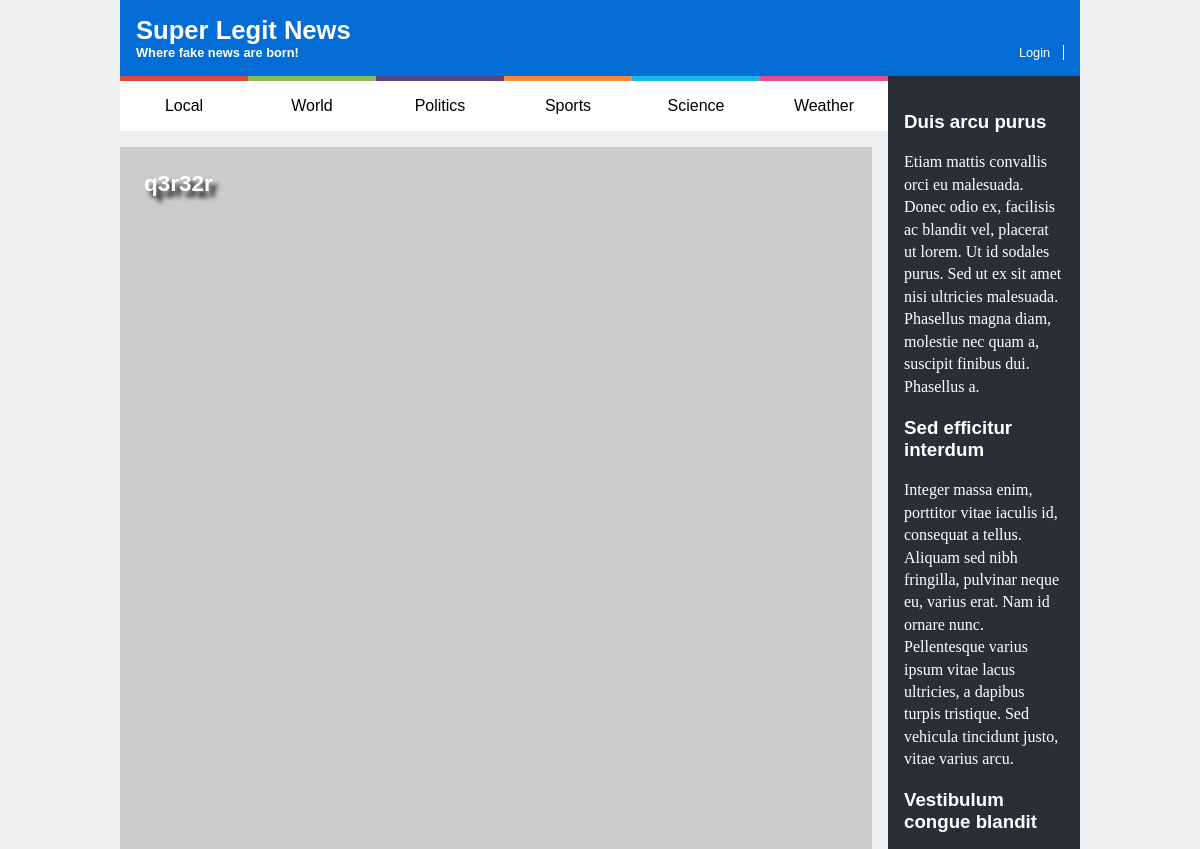
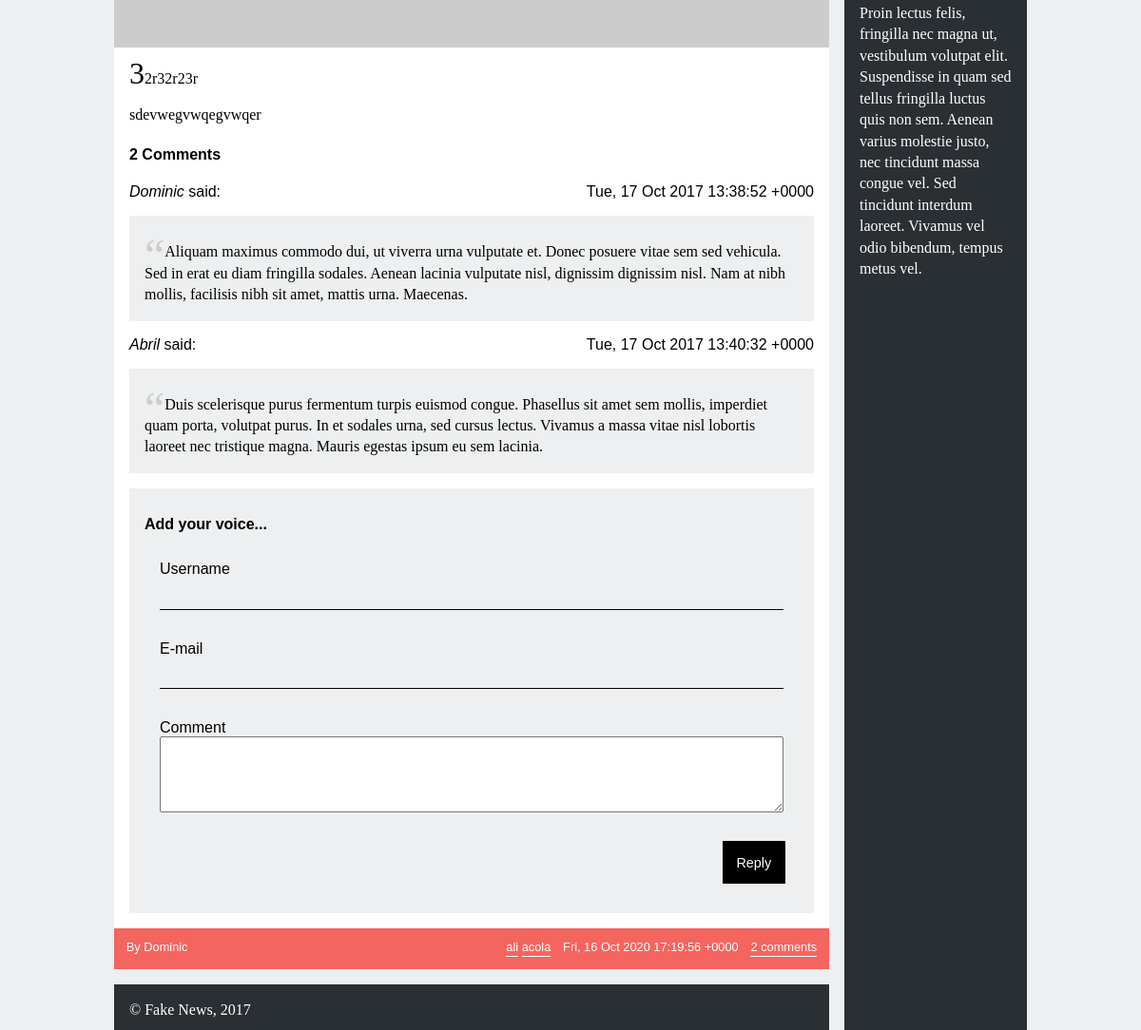
Page /exercise3/news_item.php?id=4 on the committed database (2 pictures, top to bottom).
### tables this page shows
CREATE TABLE news (
  id INTEGER PRIMARY KEY,
  title VARCHAR,
  published INTEGER, -- date when the article was published in epoch format
  tags VARCHAR, -- comma separated tags
  username VARCHAR REFERENCES users, -- who wrote the article
  introduction VARCHAR,
  fulltext VARCHAR
);

CREATE TABLE comments (
  id INTEGER PRIMARY KEY,
  news_id INTEGER REFERENCES news,
  username VARCHAR REFERENCES users,
  published INTEGER, -- date when news item was published in epoch format
  text VARCHAR
);

### exercise3/news_item.php (called while the page is built, shortened)
<?php
  include_once('database/connection.php');
  include_once('database/news.php');
  include_once('database/comments.php');
  $article = getArticle($_GET['id']);
  $tags = explode(',', $article['tags']);
  $comments = getComments($_GET['id']);
  include_once('templates/common/header.php');
  include_once('templates/news/view_news.php');
  include_once('templates/common/footer.php');
?>

### exercise3/database/news.php (called while the page is built, shortened)
<?php
    function getArticle(int $id) {
        global $db;
        $stmt = $db->prepare('SELECT * FROM news JOIN users USING (username) WHERE id = ?');
        $stmt->execute(array($id));
        return $stmt->fetch();;
    }
?>

### exercise3/database/comments.php (called while the page is built)
<?php
    function getComments(int $id) {
        global $db;
        $stmt = $db->prepare('SELECT * FROM comments JOIN users USING (username) WHERE news_id = ?');
        $stmt->execute(array($id));
        return $stmt->fetchAll();
    }
?>

### exercise3/templates/news/view_news.php (the view, shortened to what this page needs)
<html lang="en-US">
    <section id="news">
      <article>
        <header>
        <h1>
        <?php if (array_key_exists('username',$_SESSION) && !empty($_SESSION['username']) && $article['username']==$_SESSION['username']) {?>
          <a href="edit_news.php?id=<?= $article['id']?>"><?= $article['title']?></a>
        <?php } else {?>
          <a href="news_item.php?id=<?= $article['id']?>"><?= $article['title']?></a>
        <?php }?>
      </h1>
        </header>
        <img src="https://picsum.photos/200/300<?= $tags[0]?>" alt="">
        <p><?= $article['introduction']?></p>
        <p><?= $article['fulltext']?></p>
        <section id="comments">
          <h1><?= count($comments)?> Comments</h1>
          <?php foreach ($comments as $comment) {?>
            <article class="comment">
              <span class="user"><?= ucfirst($comment['username'])?></span>
              <span class="date"><?= date(DATE_RSS, $comment['published'])?></span>
              <p><?= $comment['text']?></p>
            </article>
          <?php }?>
          <form>
            <h2>Add your voice...</h2>
            <label>Username
              <input type="text" name="username">
            </label>
            <label>E-mail
              <input type="email" name="email">
            </label>
            <label>Comment
              <textarea name="comment"></textarea>
            </label>
            <input type="submit" value="Reply">
          </form>
        </section>
        <footer>
          <span class="author"><?= ucfirst($article['username']) ?></span>
          <span class="tags">
            <?php foreach($tags as $tag) {?>
              <a href="list_news.php"><?= $tag?></a>
            <?php }?>
          </span>
          <span class="date"><?= date(DATE_RSS, $article['published'])?></span>
          <a class="comments" href="news_item.php?id=<?= $article['id']?>"><?= count($comments)?></a>
        </footer>
      </article>
    </section>
</html>

### exercise3/design/style.css (style rules this page uses)
#news header { max-width: 10em; padding: 1em; position: absolute; }
#news header h1 { margin: 0; text-shadow: .2em .2em .2em black; }
#news header a { color: white; text-decoration: none; }
#news img { width: 100%; }
#news > article { background-color: white; margin: 1em 1em 1em 0; }
#news > article > p { padding: 0 1em; }
#news > article > p:first-of-type:first-letter { font-size: 2em; }
#news footer { color: white; background-color: #f4655f; padding: 1em; }
#news footer a { color: white; text-decoration: none; border-bottom: 1px solid white; padding-bottom: 2px; }
#news footer .tags { margin-right: 1em; }
#news footer .comments { margin-left: 1em; }
#news footer .comments:after { content: ' comments'; }
#news footer .author:before { content: "By "; }
p { font-family: "Georgia", serif; line-height: 1.4em; }
header a { font-size: 0.8em; }
#news header { font-size: 1.5em; }
#news footer { font-size: 0.8em; }

### exercise3/design/layout.css (style rules this page uses)
#news { grid-column: start; }
#news footer { display: flex; }
#news footer .author { flex-grow: 1; }

### exercise3/design/comments.css (style rules this page uses)
#comments { margin: 1em; }
#comments .user { font-style: italic; }
#comments .user:after { font-style: normal; content: ' said:'; }
#comments .date { float: right; }
#comments p { background-color: #edeff0; padding: 1em; }
#comments p:before { content: '\201C'; font-size: 3em; position: relative; top: 15px; color: #ccc; }
#comments form { width: auto; margin: 0; background-color: #edeff0; }
#comments input { background-color: #edeff0; }
#comments textarea { display: block; width: 100%; height: 6em; }
#comments input[type=submit] { width: auto; background-color: black; color: white; border: none; margin: 1em; padding: 1em; margin-left: auto; }
#comments form h2 { font-size: 1em; }

### exercise3/design/forms.css (style rules this page uses)
form { background-color: white; color: black; margin: 2em auto; width: 20em; padding: 1em; }
label { padding: 1em; }
label, input { display: block; }
input { border: none; background-color: white; color: black; border-bottom: 1px solid black; margin-top: 1em; width: 100%; font-size: 0.9em; }
input[type=submit] { width: auto; background-color: black; color: white; border: none; margin: 1em; padding: 1em; margin-left: auto; }

### rows in the picture
news: title "q3r32r", introduction "32r32r23r", fulltext "sdevwegvwqegvwqer", username "Dominic", tags "ali", tags "acola", published "Fri, 16 Oct 2020 17:19:56 +0000"
comments: username "Dominic", published "Tue, 17 Oct 2017 13:38:52 +0000", text "Aliquam maximus commodo dui, ut viverra urna vulputate et. Donec posuere vitae sem sed vehicula. Sed in erat eu diam fringilla sodales. Aenean lacinia vulputate nisl, dignissim dignissim nisl. Nam at nibh mollis, facilisis nibh sit amet, mattis urna. Maecenas."
comments: username "Abril", published "Tue, 17 Oct 2017 13:40:32 +0000", text "Duis scelerisque purus fermentum turpis euismod congue. Phasellus sit amet sem mollis, imperdiet quam porta, volutpat purus. In et sodales urna, sed cursus lectus. Vivamus a massa vitae nisl lobortis laoreet nec tristique magna. Mauris egestas ipsum eu sem lacinia."

### other values in the picture
count($comments) "2"
